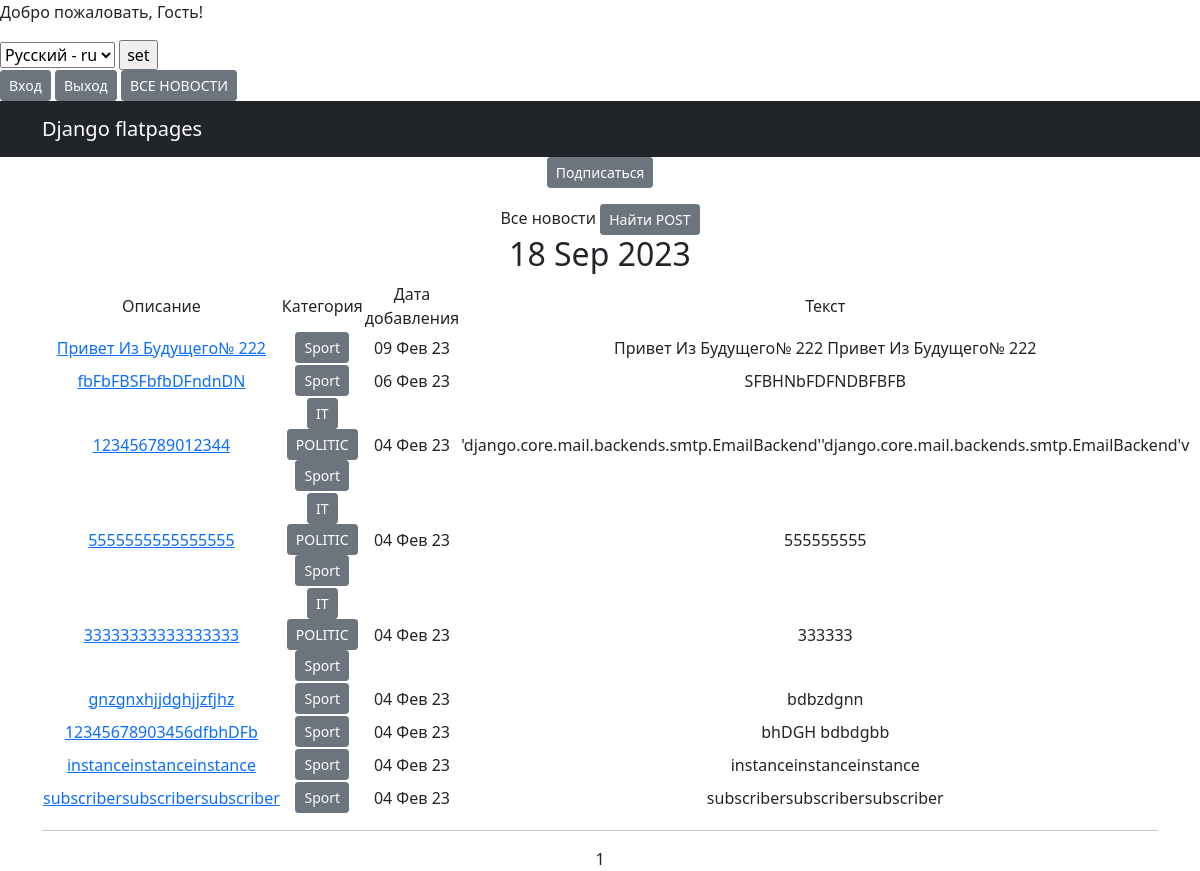
Screenshot of /news/categories/3 with the database file from the repository.
### news/models.py (models this page shows, shortened)
class Post(models.Model):
    author = models.ForeignKey(Author, on_delete=models.CASCADE, help_text="Автор")
    NEWS = "NW"
    ARTICLE = "AT"
    CATEGORY_CHOICES = (
        (NEWS, 'НОВОСТЬ'),
        (ARTICLE, 'СТАТЬЯ'),
    )
    categoryType = models.CharField(max_length=2, choices=CATEGORY_CHOICES, default=ARTICLE
                                    )
    dataCreation = models.DateTimeField(auto_now_add=True, )
    category = models.ManyToManyField(Category, through='PostCategory')
    title = models.CharField(max_length=128)
    text = models.TextField(verbose_name=' ТЕКСТ')
    rating = models.SmallIntegerField(default=0)
    def __str__(self):
        return f'{self.category, self.categoryType}'

class Category(models.Model):
    name = models.CharField(max_length=64, unique=True, help_text=_('Название категории'))
    subscribers = models.ManyToManyField(User, related_name='categories')
    def __str__(self):
        return f'{self.name}'

### news/views.py (the view)
# urls.py: path('categories/<int:pk>', CategoryListView.as_view(), name='category_list'),
class CategoryListView(NewsList):
    model = Post
    template_name = 'category_list.html'
    context_object_name = 'category_news_list'
    def get_queryset(self):
        self.category = get_object_or_404(Category, id=self.kwargs['pk'])
        queryset = Post.objects.filter(category=self.category).order_by('-dataCreation')
        return queryset
    def get_context_data(self, **kwargs):
        context = super().get_context_data(**kwargs)
        context['is_not_subscriber'] = self.request.user not in self.category.subscribers.all()
        print(f'{context = }')
        context['categories'] = self.category
        return context

### news/templatetags/custom_filters.py (called while the page is built)
@register.filter()
def censor(value):
    ban_words = ['fuck', 'хер']
    if not isinstance(value, str):
        raise TypeError(f"unresolved type'{type(value)}' expected type 'str")
    for word in value.split():
        if word.lower() in ban_words:
            value = value.replace(word, f'{word[0]}{"*"*(len(word)-1)}')
    return value

### news/templatetags/custom_tags.py (called while the page is built)
@register.simple_tag()
def current_time(format_string='%b %d %Y'):
    return datetime.utcnow().strftime(format_string)

### news/views.py (called while the page is built)
    def get_context_data(self, **kwargs):
        context = super().get_context_data(**kwargs)
        context['time_now'] = datetime.utcnow()
        context['next_sale'] = None
        return context

### news/templates/category_list.html (shortened to what this page needs)
{% extends 'flatpages/default.html' %}
{% load custom_filters %}
{% load custom_tags %}
{% block content %}
{% if is_not_subscriber %}
        <p class="text-center"><a href="{% url 'subscribe' categories.id %}"class="btn btn-secondary btn-sm">Подписаться</a></p><a
    {% endif %}
<h1>Все новости</h1>
    {% if category_news_list %}
            <a href="{% url 'search' %}"class="btn btn-secondary btn-sm">Найти POST</a>
        <h2>{% current_time '%d %b %Y' %}</h2>
<table>
    <tr>
        <td>Описание</td>
        <td> Категория</td>
        <td>Дата добавления</td>
        <td>Текст</td>
    <tr>
        {% for new in category_news_list %}
    <tr>
        <td>
            <a href="{% url 'new' new.id %}">{{ new.title|censor }}</a>
        </td>
        <td>
            {% for category in new.category.all %}
                <a href="{% url 'category_list' category.id %}" class="btn btn-secondary btn-sm">{{ category }}</a>
            {% endfor %}
        </td>
        <td>{{ new.dataCreation|date:'d M y ' }}</td>
        <td>{{ new.text|truncatewords:20|censor}}</td>
        <td>
        </td>
        {% endfor %}
</table>
<hr>
    {% else %}
    <h2>Новостей нет!</h2>
    {% endif %}
{{ page_obj.number }}
{% endblock content %}

### rows the page displays
Post: title|censor "Привет Из Будущего№ 222", dataCreation "09 Фев 23", text|censor "Привет Из Будущего№ 222 Привет Из Будущего№ 222"
Category: name "Sport"
Post: title|censor "fbFbFBSFbfbDFndnDN", dataCreation "06 Фев 23", text|censor "SFBHNbFDFNDBFBFB"
Post: title|censor "123456789012344", dataCreation "04 Фев 23", text|censor "'django.core.mail.backends.smtp.EmailBackend''django.core.mail.backends.smtp.EmailBackend'v"
Category: name "IT"
Category: name "POLITIC"
Post: title|censor "5555555555555555", dataCreation "04 Фев 23", text|censor "555555555"
Post: title|censor "33333333333333333", dataCreation "04 Фев 23", text|censor "333333"
Post: title|censor "gnzgnxhjjdghjjzfjhz", dataCreation "04 Фев 23", text|censor "bdbzdgnn"
Post: title|censor "12345678903456dfbhDFb", dataCreation "04 Фев 23", text|censor "bhDGH bdbdgbb"
Post: title|censor "instanceinstanceinstance", dataCreation "04 Фев 23", text|censor "instanceinstanceinstance"
Post: title|censor "subscribersubscribersubscriber", dataCreation "04 Фев 23", text|censor "subscribersubscribersubscriber"

### other values shown
{{ page_obj.number }} "1"
form field language "Русский - ru"
